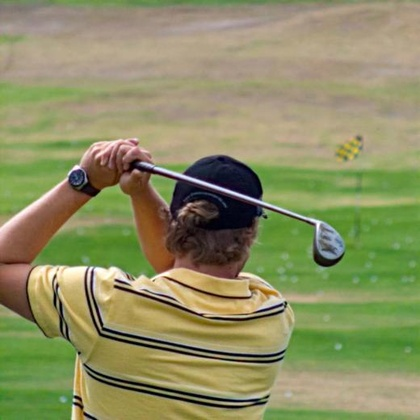
%> input picture lytro-01-A.jpg, 420 x 420 px, shrunk from 520 x 520 before the run
$ octave Demo.m   (GNU Octave 9; MATLAB toolbox functions it lacks are replaced by stand-ins)
%> lines starting %> are read from the running program, lines starting %| are printed output that depends on the picture; in (x1, y1, x2, y2) boxes, pixels count from 0 and x2, y2 are one past the last pixel; in counts of white or black regions, pixels touching at a corner belong together; the program's own positions count from 1
### main_map.m
function finalmap1=main_map(f1,f2)
%%
[row,column]=size(f1);

filter=pyramid_filter;

f11=downsample(f1,filter);
f22=downsample(f2,filter);

%%
p=5;
for k=1:p

    blur1{k} = guidedfilter(f1,f1, k, 0.3);
    blur2{k} = guidedfilter(f2,f2, k, 0.3);

    D1{k}=f1-blur2{k};
    D2{k}=f2-blur1{k};
    D3{k}=calcFocusMeasure_new(D1{k}, 5, 'EOL');% 5
    D4{k}=calcFocusMeasure_new(D2{k}, 5, 'EOL');

end
%%
for k=1:p

    blur1{k} = guidedfilter(f11,f11, k, 0.3);
    blur2{k} = guidedfilter(f22,f22, k, 0.3);

    Q1{k}=f11-blur2{k};
    Q2{k}=f22-blur1{k};
    Q3{k}=calcFocusMeasure_new(Q1{k}, 5, 'EOL');
    Q4{k}=calcFocusMeasure_new(Q2{k}, 5, 'EOL');

end
%%
for k=1:p
    odd = 2*size(Q3{k}) - size(D3{k});
    B3{k}= upsample(Q3{k},odd,filter);
    B4{k}= upsample(Q4{k},odd,filter);
end
%%
map1=zeros(row,column);
map2=zeros(row,column);
for k=1:p
    map1=map1+B3{k};  map2=map2+B4{k};
end

mapp1=abs(map1>map2);

%%
map3=zeros(row,column);
map4=zeros(row,column);

for k=1:p
    map3=map3+D3{k};  map4=map4+D4{k};
end

mapp2=abs(map3>map4);

%%
new_map1=zeros(row,column);
for i=1:row
    for  j=1:column
        if mapp2(i,j)==1 && mapp1(i,j)==0
            new_map1(i,j)=0;
        elseif mapp2(i,j)==0 && mapp1(i,j)==1
            new_map1(i,j)=0;
         elseif  mapp1(i,j)==mapp2(i,j)
             new_map1(i,j)=mapp1(i,j);

        end
    end
end

%%
ratio=0.03;%0.015
area=ceil(ratio*row*column);
tempMap1=bwareaopen(mapp2,area);
tempMap2=1-tempMap1;
tempMap3=bwareaopen(tempMap2,area);
midmap1=1-tempMap3;

 %%
 r =5; eps = 0.3;
 FF = midmap1.*f1 + (1-midmap1).*f2;
 midmap1 = guidedfilter(FF,midmap1, r, eps);

%%
w=round(row*column*0.0001);  %%round
 if mod(w,2)==1
     window_size=w;
 else
     window_size=w+1;
 end
 finalmap1 = majority_consist_new(midmap1,window_size);

### downsample.m
function R = downsample(I, filter)

border_mode = 'symmetric';
%filter='Gaussian';
% low pass, convolve with separable filter
 R = imfilter(I,filter,border_mode);     %horizontal
 R = imfilter(R,filter',border_mode);    %vertical
%figure,imshow(R);

% decimate
r = size(I,1);
c = size(I,2);
R = R(1:2:r, 1:2:c, :);

### guidedfilter.m
function q = guidedfilter(I, p, r, eps)
%   GUIDEDFILTER   O(1) time implementation of guided filter.
%
%   - guidance image: I (should be a gray-scale/single channel image)
%   - filtering input image: p (should be a gray-scale/single channel image)
%   - local window radius: r
%   - regularization parameter: eps

[hei, wid] = size(I);
N = boxfilter(ones(hei, wid), r); % the size of each local patch; N=(2r+1)^2 except for boundary pixels.

mean_I = boxfilter(I, r) ./ N;
mean_p = boxfilter(p, r) ./ N;
mean_Ip = boxfilter(I.*p, r) ./ N;
cov_Ip = mean_Ip - mean_I .* mean_p; % this is the covariance of (I, p) in each local patch.

mean_II = boxfilter(I.*I, r) ./ N;
var_I = mean_II - mean_I .* mean_I;

a = cov_Ip ./ (var_I + eps); % Eqn. (5) in the paper;
b = mean_p - a .* mean_I; % Eqn. (6) in the paper;

mean_a = boxfilter(a, r) ./ N;
mean_b = boxfilter(b, r) ./ N;

q = mean_a .* I + mean_b; % Eqn. (8) in the paper;
end

### boxfilter.m
function imDst = boxfilter(imSrc, r)

%   BOXFILTER   O(1) time box filtering using cumulative sum
%
%   - Definition imDst(x, y)=sum(sum(imSrc(x-r:x+r,y-r:y+r)));
%   - Running time independent of r;
%   - Equivalent to the function: colfilt(imSrc, [2*r+1, 2*r+1], 'sliding', @sum);
%   - But much faster.
% The code of fast guided filter originates from Kaiming He's website:
% http://kaiminghe.com/eccv10/

[hei, wid] = size(imSrc);
imDst = zeros(size(imSrc));

%cumulative sum over Y axis
imCum = cumsum(imSrc, 1);
%difference over Y axis
imDst(1:r+1, :) = imCum(1+r:2*r+1, :);
imDst(r+2:hei-r, :) = imCum(2*r+2:hei, :) - imCum(1:hei-2*r-1, :);
imDst(hei-r+1:hei, :) = repmat(imCum(hei, :), [r, 1]) - imCum(hei-2*r:hei-r-1, :);

%cumulative sum over X axis
imCum = cumsum(imDst, 2);
%difference over Y axis
imDst(:, 1:r+1) = imCum(:, 1+r:2*r+1);
imDst(:, r+2:wid-r) = imCum(:, 2*r+2:wid) - imCum(:, 1:wid-2*r-1);
imDst(:, wid-r+1:wid) = repmat(imCum(:, wid), [1, r]) - imCum(:, wid-2*r:wid-r-1);
end

### mirror_extend.m
function out = mirror_extend(in,bx,by)
% Pad array with mirror reflections of itself.
% bx and by specify the amount of padding to add.
% ***********************************************

[h,w] = size(in);

%First flip up and down
u = flipud(in(2:1+bx,:));
d = flipud(in(h-bx:h-1,:));

in2 = [u' in' d']';

%Next flip left and right
l = fliplr(in2(:, 2:1+by));
r = fliplr(in2(:,w-by:w-1));

%set the 'mirrored' image to out.
out = [l in2 r];

return

%test
% A = [1 2 3 4;5 6 7 8;9 10 11 12]
% B = mirror_extend(A,2,2)

### upsample.m
function R = upsample(I,odd,filter)

% increase resolution
I = padarray(I,[1 1 0],'replicate'); % pad the image with a 1-pixel border
% r = 2*size(I,1);
% c = 2*size(I,2);
r = 2*size(I,1);
c = 2*size(I,2);

k = size(I,3);
R = zeros(r,c,k);
R(1:2:r, 1:2:c, :) = 4*I; % increase size 2 times; the padding is now 2 pixels wide
% interpolate, convolve with separable filter
R = imfilter(R,filter);     %horizontal
R = imfilter(R,filter');    %vertical

% remove the border
%R = R(3:r - 2 - odd(1), 3:c - 2 - odd(2), :);
R = R(3:r - 2 - odd(1), 3:c - 2 - odd(2), :);

### majority_consist_new.m
function cp=majority_consist_new(map,window_size)
[row,column]=size(map);
cp=zeros(row,column);
spread=(window_size-1)/2;
map_en=padarray(map,[spread spread],'symmetric');
for i=1:row
    for j=1:column
        window=map_en(i:1:(i+window_size-1),j:1:(j+window_size-1));
        judge=window.*ones(window_size,window_size);
        if sum(judge(:))>=window_size*window_size/2
            cp(i,j)=1;
        else
            cp(i,j)=0;
        end
    end
end

### calcFocusMeasure_new.m
function out = calcFocusMeasure_new(img, bb, fmeasure)

switch fmeasure

    case 'SAG'
        H = fspecial('sobel');
        img = mirror_extend(img,1,1);
        Gx = conv2(img,H,'valid');
        Gy = conv2(img,H','valid');
        grad = abs(Gx) + abs(Gy);
        out = imfilter(grad,fspecial('average', bb),'symmetric');

    case 'VOI'
        [M, N] = size(img);
        I_ext = mirror_extend(img,(bb-1)/2,(bb-1)/2);
        fun = @(x) std(x);
        tmp = colfilt(I_ext,[bb bb],'sliding',fun);
        out = tmp((bb+1)/2:M+(bb-1)/2,(bb+1)/2:N+(bb-1)/2);

    case 'SF'
        [M, N] = size(img);
        I_ext = mirror_extend(img,1,1);
        h=[0 1 -1];
        diffh = conv2c(I_ext,h);
        diffh = diffh(2:M+1,2:N+1);
        h=[0 1 -1]';
        diffv = conv2c(I_ext,h);
        diffv = diffv(2:M+1,2:N+1);
        RF2 = imfilter(diffv.^2,fspecial('average', bb),'symmetric');
        CF2 = imfilter(diffh.^2,fspecial('average', bb),'symmetric');
        out = sqrt(RF2+CF2);

   case 'EOL'
        H = fspecial('laplacian');
        img = mirror_extend(img,1,1);
        L = conv2(img,H,'valid');
        if (bb>0)
            out = imfilter(L.^2,fspecial('gaussian', bb,bb/6),'symmetric');
        else
            out = L.^2;
        end

   case 'AOL'
        H = fspecial('laplacian');
        img = mirror_extend(img,1,1);
        L = conv2(img,H,'valid');
        if (bb>0)
            out = imfilter(abs(L),fspecial('gaussian', bb,bb/6),'symmetric');
        else
            out = abs(L);
        end
    case 'LPC'
        [LPC_SI lpc_map] = lpc_si(img);
        LPC_SI
        out=lpc_map;
    case 'STO'
        out=str_tensor_map(img,1);
end
return

### pyramid_filter.m
% This is a 1-dimensional 5-tap low pass filter. It is used as a 2D separable low
% pass filter for constructing Gaussian and Laplacian pyramids.
%
% tom.mertens@gmail.com, August 2007
%

function f = pyramid_filter
f = [.0625, .25, .375, .25, .0625];
%f = [.0225,.0625, .25, .375, .25, .0625,.0225];

### Demo.m
clc
clear all
close all
addpath function;

img1=imread('lytro-01-A.jpg');
%> img1 is the input picture: size 420x420x3 uint8; mean R, G, B 141, 142.1, 99
img2=imread('lytro-01-B.jpg');
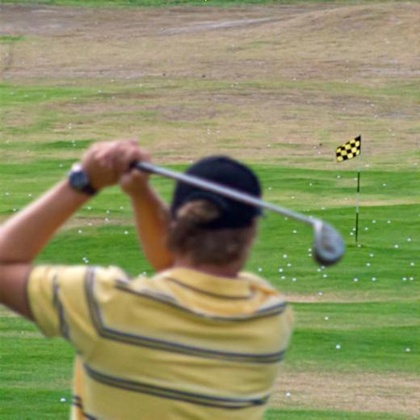
%> input picture lytro-01-B.jpg, 420 x 420 px, shrunk from 520 x 520 before the run
%> img2 is the input picture: size 420x420x3 uint8; mean R, G, B 142, 143.3, 99.9

figure,imshow([img1,img2]);

 k1=rgb2gray(img1); k2=rgb2gray(img2);
 k1=im2double(k1);  k2=im2double(k2);

    finalmap1 = main_map(k1,k2);
%> the loop in main_map, `for k=1:p` made 5 passes
%> pass 1, in boxfilter (call 4), `imCum = cumsum(imSrc, 1);`:
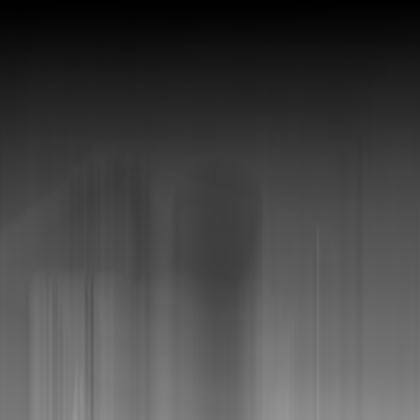
%> imCum: size 420x420 double; min 0.179, max 150.3, mean 69
%> after the loop in main_map, `for k=1:p`: D1 = 5 items
%> the loop in main_map, `for k=1:p` made 5 passes
%> pass 1, in guidedfilter (call 11), `mean_I = boxfilter(I, r) ./ N;`:
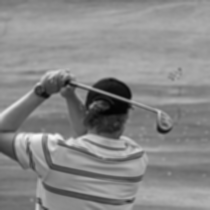
%> mean_I: size 210x210 double; min 0.0142, max 0.966, mean 0.537
%> the loop in main_map, `for k=1:p` made 5 passes
%> pass 1, in upsample, `R = R(3:r - 2 - odd(1), 3:c - 2 - odd(2), :);`:
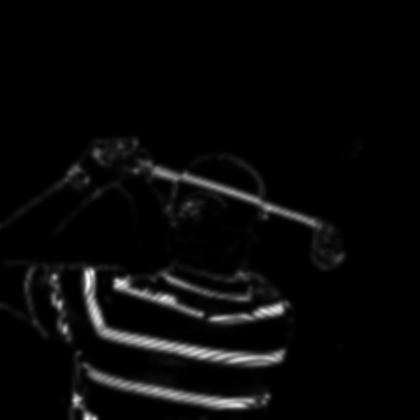
%> R: size 420x420 double; min 3.18e-06, max 0.226, mean 0.00822; drawn with min black and max white
%> in main_map, `mapp1=abs(map1>map2);`:
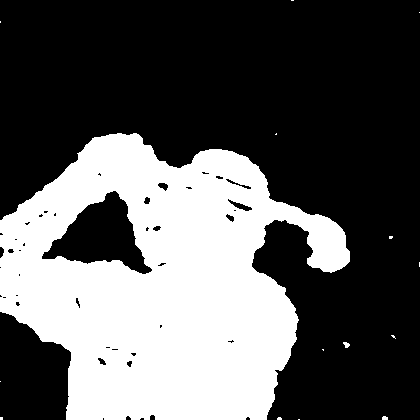
%> mapp1: size 420x420 double; values 0 (black) and 1 (white), 35.5% white; 15 white regions (12 under 20 px), largest, box (x1, y1, x2, y2) and area: (0, 133, 350, 420) 62581, (343, 342, 350, 348) 28, (382, 416, 388, 420) 21
%> in main_map, `mapp2=abs(map3>map4);`: mapp2: size 420x420 double; values 0 (black) and 1 (white), 34.4% white; 348 white regions (342 under 20 px), largest, box (x1, y1, x2, y2) and area: (0, 134, 351, 420) 59406, (9, 9, 21, 16) 32, (347, 337, 355, 347) 28, (390, 211, 399, 216) 26, (242, 153, 249, 158) 24, (301, 326, 306, 331) 20
%> after the loop in main_map, `for i=1:row`: new_map1: size 420x420 double; values 0 (black) and 1 (white), 33.3% white; 19 white regions (18 under 20 px), largest, box (x1, y1, x2, y2) and area: (0, 134, 350, 420) 58683
%> in main_map, `tempMap1=bwareaopen(mapp2,area);`: tempMap1: size 420x420 logical; 33.7% white; 1 white region, box (x1, y1, x2, y2) and area: (0, 134, 351, 420) 59406
%> in main_map, `tempMap3=bwareaopen(tempMap2,area);`:
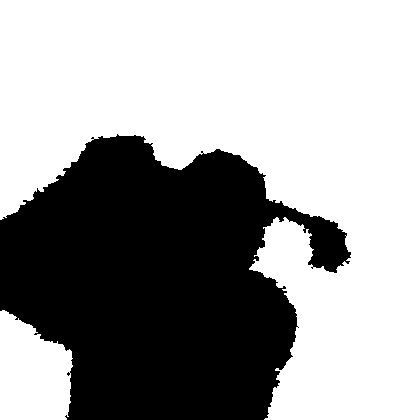
%> tempMap3: size 420x420 logical; 62.3% white; 1 black region, box (x1, y1, x2, y2) and area: (0, 134, 351, 420) 66465
%> in guidedfilter (call 21), `mean_Ip = boxfilter(I.*p, r) ./ N;`:
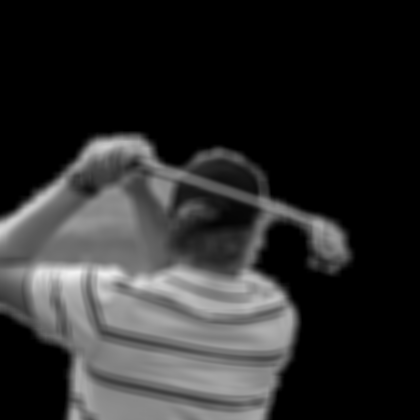
%> mean_Ip: size 420x420 double; min 0, max 0.947, mean 0.175
    img1 = im2double(img1);img2 = im2double(img2);

    if size(img1,3) == 1
    F = finalmap1.*img1 + (1-finalmap1).*img2;
    else
    F(:,:,1) = finalmap1.*img1(:,:,1) + (1-finalmap1).*img2(:,:,1);
    F(:,:,2) = finalmap1.*img1(:,:,2) + (1-finalmap1).*img2(:,:,2);
    F(:,:,3) = finalmap1.*img1(:,:,3) + (1-finalmap1).*img2(:,:,3);
    end

    figure,imshow(F);
